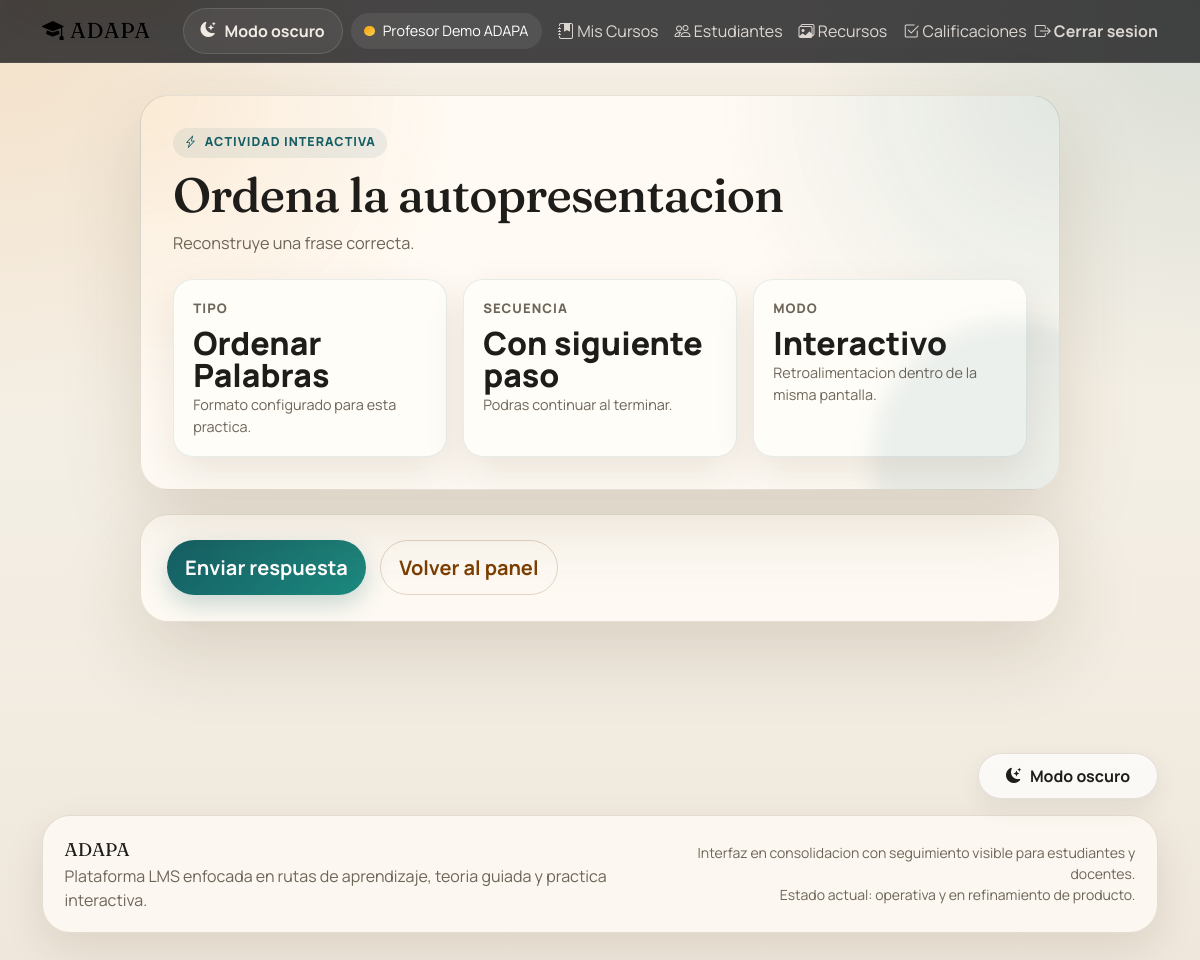
The app's page /profesor/actividad/74/preview (signed in) with its own data.
### tables this page shows
CREATE TABLE `actividades` (
  `id` int(11) NOT NULL AUTO_INCREMENT,
  `leccion_id` int(11) NOT NULL,
  `titulo` varchar(255) NOT NULL,
  `descripcion` text DEFAULT NULL,
  `tipo_actividad` enum('opcion_multiple','verdadero_falso','completar','arrastrar_soltar','ensayo','codigo','proyecto','respuesta_corta','respuesta_larga','ordenar_palabras','completar_espacios','completar_oracion','emparejamiento','pronunciacion','escritura','escucha') DEFAULT NULL,
  `instrucciones` text NOT NULL,
  `contenido` longtext NOT NULL COMMENT 'JSON con preguntas, opciones, respuestas correctas',
  `puntos_maximos` int(11) NOT NULL DEFAULT 100,
  `tiempo_limite_minutos` int(11) DEFAULT NULL,
  `intentos_permitidos` int(11) NOT NULL DEFAULT 3,
  `es_calificable` tinyint(1) NOT NULL DEFAULT 1,
  `orden` int(11) NOT NULL DEFAULT 0,
  `estado` enum('borrador','activa','archivada') NOT NULL DEFAULT 'borrador',
  `fecha_creacion` timestamp NOT NULL DEFAULT current_timestamp(),
  `fecha_actualizacion` timestamp NOT NULL DEFAULT current_timestamp() ON UPDATE current_timestamp(),
  PRIMARY KEY (`id`),
  KEY `leccion_id` (`leccion_id`),
  KEY `idx_actividades_orden` (`leccion_id`,`orden`),
  CONSTRAINT `actividades_ibfk_1` FOREIGN KEY (`leccion_id`) REFERENCES `lecciones` (`id`) ON DELETE CASCADE
);

### views/estudiante/actividades/index.php (the view, shortened to what the rows shown need)
<?php require_once __DIR__ . '/../../partials/header.php'; ?>
<div class="container activity-player-page">
    <div class="activity-container activity-player">
        <section class="page-hero mb-4">
            <span class="eyebrow"><i class="bi bi-lightning-charge"></i> Actividad interactiva</span>
            <h1 class="page-title"><?php echo htmlspecialchars($actividad->titulo); ?></h1>
            <p class="page-subtitle"><?php echo htmlspecialchars($actividad->descripcion ?: 'Resuelve la actividad y recibe retroalimentacion inmediata.'); ?></p>
            <div class="metric-grid">
                <div class="metric-card">
                    <div class="metric-label">Tipo</div>
                    <div class="metric-value text-capitalize"><?php echo htmlspecialchars(str_replace('_', ' ', $actividad->tipo_actividad)); ?></div>
                    <div class="metric-note">Formato configurado para esta practica.</div>
                </div>
                <div class="metric-card">
                    <div class="metric-label">Secuencia</div>
                    <div class="metric-value"><?php echo isset($siguienteActividad) && $siguienteActividad ? 'Con siguiente paso' : 'Ultima actividad'; ?></div>
                    <div class="metric-note"><?php echo isset($siguienteActividad) && $siguienteActividad ? 'Podras continuar al terminar.' : 'Al cerrar volveras a la leccion.'; ?></div>
                </div>
                <div class="metric-card">
                    <div class="metric-label">Modo</div>
                    <div class="metric-value">Interactivo</div>
                    <div class="metric-note">Retroalimentacion dentro de la misma pantalla.</div>
                </div>
            </div>
        </section>
        <div class="activity-card activity-player-shell">
            <div class="responsive-actions activity-player-actions">
                <button id="submit-activity" class="btn btn-primary btn-lg submit-button" onclick="submitActivity()">Enviar respuesta</button>
                <a href="<?php echo url('/estudiante'); ?>" class="btn btn-outline-secondary btn-lg">Volver al panel</a>
            </div>
        </div>
    </div>
</div>
<?php require_once __DIR__ . '/../../partials/footer.php'; ?>

### core/Router.php (shortened to what the rows shown need)
<?php
class Router {
    private $routes = [];
    private $basePath;
    public function __construct() {
        $this->basePath = BASE_URL;
    }
    public function add($method, $route, $controller, $action) {
        $this->routes[$method][$route] = ['controller' => $controller, 'action' => $action];
    }
    public function dispatch($uri, $method) {
        $uri = $this->removeBasePath($uri);
        foreach ($this->routes[$method] as $route => $routeInfo) {
            $pattern = preg_replace('/\{[^}]+\}/', '([^/]+)', $route);
            $pattern = '#^' . $pattern . '$#';
            if (preg_match($pattern, $uri, $matches)) {
                array_shift($matches);
                $action = $routeInfo['action'];
                $controllerInstance = new $controllerClass();
                if (method_exists($controllerInstance, $action)) {
                    call_user_func_array([$controllerInstance, $action], $matches);
                } else {
                    http_response_code(404);
                    echo "404 Method Not Found";
                }
                return;
            }
        }
    }
    private function removeBasePath($uri) {
        if (strpos($uri, $this->basePath) === 0) {
            $uri = substr($uri, strlen($this->basePath));
        }
        return $uri;
    }
}

### records on screen
actividades: titulo "Ordena la autopresentacion", descripcion "Reconstruye una frase correcta.", tipo_actividad "Ordenar Palabras"
